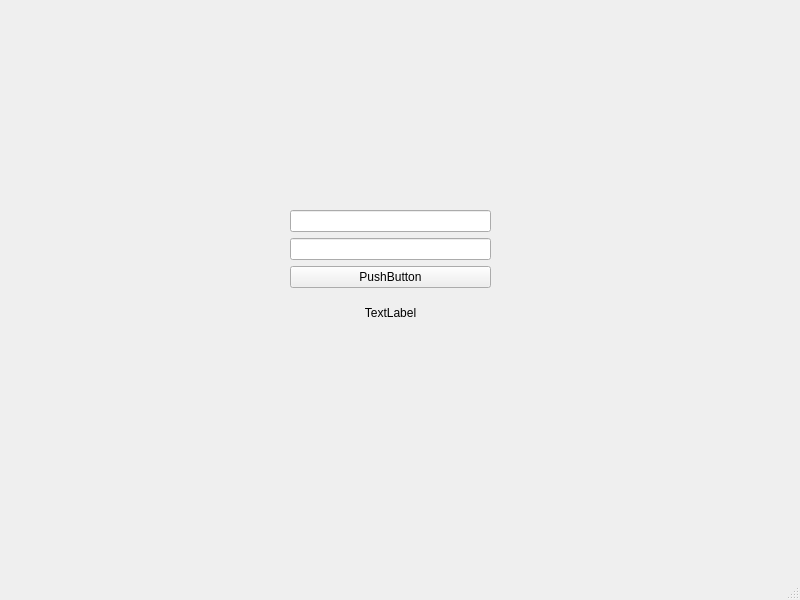
<?xml version="1.0" encoding="UTF-8"?>
<ui version="4.0">
 <class>MainWindow</class>
 <widget class="QMainWindow" name="MainWindow">
  <property name="geometry">
   <rect>
    <x>0</x>
    <y>0</y>
    <width>800</width>
    <height>600</height>
   </rect>
  </property>
  <property name="windowTitle">
   <string>MainWindow</string>
  </property>
  <widget class="QWidget" name="centralwidget">
   <widget class="QWidget" name="layoutWidget">
    <property name="geometry">
     <rect>
      <x>290</x>
      <y>210</y>
      <width>201</width>
      <height>121</height>
     </rect>
    </property>
    <layout class="QVBoxLayout" name="verticalLayout">
     <item>
      <widget class="QLineEdit" name="lineEditA"/>
     </item>
     <item>
      <widget class="QLineEdit" name="lineEditB"/>
     </item>
     <item>
      <widget class="QPushButton" name="processButton">
       <property name="text">
        <string>PushButton</string>
       </property>
      </widget>
     </item>
     <item>
      <widget class="QLabel" name="resultLabel">
       <property name="text">
        <string>TextLabel</string>
       </property>
       <property name="alignment">
        <set>Qt::AlignmentFlag::AlignCenter</set>
       </property>
      </widget>
     </item>
    </layout>
   </widget>
  </widget>
  <widget class="QMenuBar" name="menubar">
   <property name="geometry">
    <rect>
     <x>0</x>
     <y>0</y>
     <width>800</width>
     <height>22</height>
    </rect>
   </property>
  </widget>
  <widget class="QStatusBar" name="statusbar"/>
 </widget>
 <resources/>
 <connections/>
</ui>
